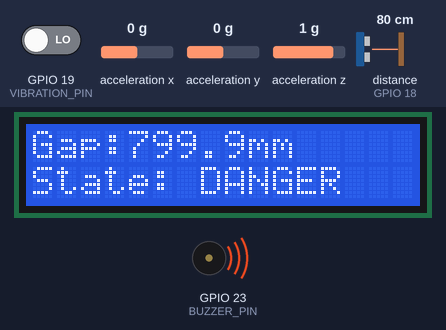
This sketch was run on a simulated ESP32. On the bench: 16×2 character LCD, buzzer (waves = sounding, pin HIGH). Wiring (inferred from the names in the program): ultrasonic range finder: trigger GPIO 5; echo GPIO 18. Inputs (shaded band) come from the test bench; at power-on: GPIO 19 (VIBRATION_PIN) LOW, distance to the obstacle (sensor on GPIO 18) 80 cm, acceleration x 0 g, acceleration y 0 g, acceleration z 1 g. The echo pulse lasts 58.3 µs per cm; WiFi joins after 1.5 s; servers stay silent unless stated; web services answer with replies made up by the test bench; pins used as bus, display or sensor lines are not drawn; what the sketch prints to the serial monitor is not drawn.

Above: at 4.3 s.
4.4 s: GPIO 19 (VIBRATION_PIN) driven HIGH
At 7.4 s:
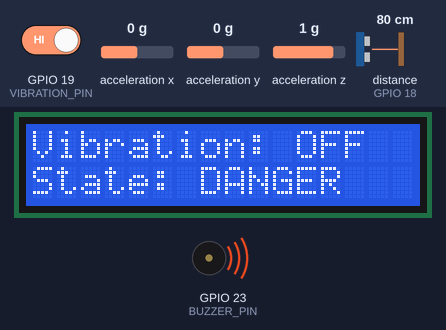
11.7 s: distance to the obstacle (sensor on GPIO 18) set to 45 cm
18.8 s: distance to the obstacle (sensor on GPIO 18) set to 38 cm
At 25.0 s:
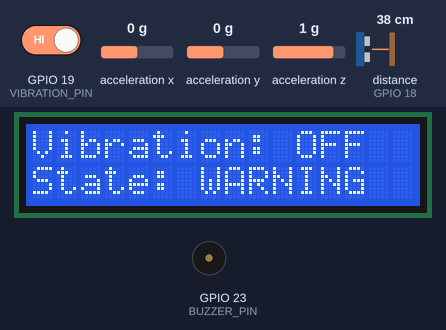
26.0 s: distance to the obstacle (sensor on GPIO 18) set to 2 cm
At 28.9 s:
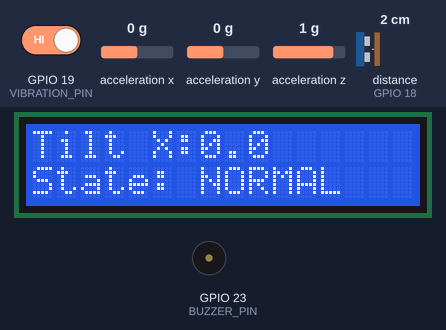
33.1 s: distance to the obstacle (sensor on GPIO 18) set to 35 cm
At 35.6 s:
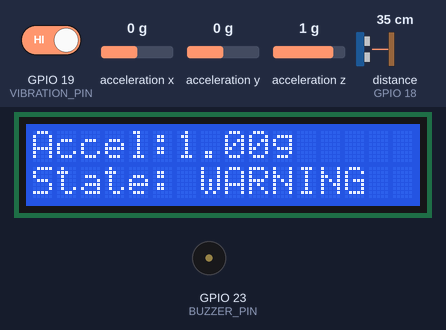
40.2 s: GPIO 19 (VIBRATION_PIN) driven LOW
At 43.5 s:
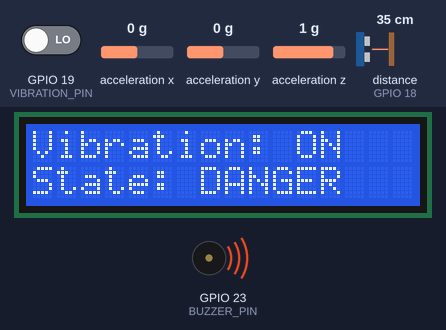
Timing chart, 0 to 45.0 s (numbered marks = the images above; inputs shaded):
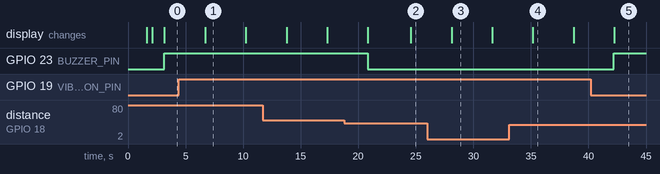

The sketch:

CODE_HEXAMINE__1_.ino
```cpp
#include <WiFi.h>
#include <HTTPClient.h>
#include <Wire.h>
#include <LiquidCrystal_I2C.h>
#include <Adafruit_Sensor.h>
#include <Adafruit_ADXL345_U.h>
#include <math.h>

// ------------ WIFI SETTINGS ------------
const char* WIFI_SSID = "CLOUDLAB";
const char* WIFI_PASSWORD = "kingston123";

// ------------ THINGSPEAK SETTINGS ------------
const char* WRITE_API_KEY = "TRSDWIAEA98KKJ7Y";


// ------------ ESP32 PINS ------------
#define TRIG_PIN       5
#define ECHO_PIN       18
#define VIBRATION_PIN  19
#define BUZZER_PIN     23

#define SDA_PIN        21
#define SCL_PIN        22

// ------------ LCD AND ACCELEROMETER ------------
LiquidCrystal_I2C lcd(0x27, 16, 2);
Adafruit_ADXL345_Unified accel =
    Adafruit_ADXL345_Unified(12345);

// ------------ RISK THRESHOLDS ------------
const float WARNING_GAP_MM = 300.0;
const float DANGER_GAP_MM  = 400.0;

const float WARNING_TILT_DEG = 5.0;
const float DANGER_TILT_DEG  = 10.0;

// Change to HIGH if your vibration module
// outputs HIGH when vibration is detected.
const int VIBRATION_ACTIVE = LOW;

// ------------ SENSOR VALUES ------------
float crackGapMM = -1;
float tiltX = 0;
float tiltY = 0;
float accelerationG = 0;

int vibration = 0;
int riskLevel = 0;

unsigned long lastUpload = 0;
const unsigned long UPLOAD_INTERVAL = 20000;

unsigned long lastLCDChange = 0;
const unsigned long LCD_INTERVAL = 2000;

int lcdPage = 0;
const int TOTAL_LCD_PAGES = 5;

// ------------ READ ULTRASONIC SENSOR ------------
float readCrackGapMM() {
  digitalWrite(TRIG_PIN, LOW);
  delayMicroseconds(3);

  digitalWrite(TRIG_PIN, HIGH);
  delayMicroseconds(10);
  digitalWrite(TRIG_PIN, LOW);

  unsigned long duration =
      pulseIn(ECHO_PIN, HIGH, 30000);

  if (duration == 0) {
    return -1;
  }

  float distanceCM = duration * 0.0343 / 2.0;

  return distanceCM * 10.0;
}

// ------------ READ ADXL345 ------------
void readTilt() {
  sensors_event_t event;
  accel.getEvent(&event);

  float ax = event.acceleration.x;
  float ay = event.acceleration.y;
  float az = event.acceleration.z;

  accelerationG =
      sqrt(ax * ax + ay * ay + az * az) / 9.80665;

  tiltX = atan2(ax, sqrt(ay * ay + az * az))
          * 180.0 / PI;

  tiltY = atan2(ay, sqrt(ax * ax + az * az))
          * 180.0 / PI;
}

// ------------ CALCULATE RISK ------------
void calculateRisk() {
  float maximumTilt = max(abs(tiltX), abs(tiltY));

  bool danger =
      (crackGapMM >= DANGER_GAP_MM) ||
      (maximumTilt >= DANGER_TILT_DEG) ||
      (vibration == 1);

  bool warning =
      (crackGapMM >= WARNING_GAP_MM) ||
      (maximumTilt >= WARNING_TILT_DEG);

  if (danger) {
    riskLevel = 2;
  } else if (warning) {
    riskLevel = 1;
  } else {
    riskLevel = 0;
  }

  digitalWrite(BUZZER_PIN,
               riskLevel == 2 ? HIGH : LOW);
}

// ------------ DISPLAY ON 16x2 LCD ------------
void showLCD() {
  // Cycle through sensor readings every 2 seconds
  if (millis() - lastLCDChange >= LCD_INTERVAL) {
    lastLCDChange = millis();
    lcdPage = (lcdPage + 1) % TOTAL_LCD_PAGES;
  }

  String line1;

  switch (lcdPage) {
    case 0:
      if (crackGapMM < 0) {
        line1 = "Gap: Sensor Error";
      } else {
        line1 = "Gap:" + String(crackGapMM, 1) + "mm";
      }
      break;

    case 1:
      line1 = vibration
              ? "Vibration: ON"
              : "Vibration: OFF";
      break;

    case 2:
      line1 = "Tilt X:" + String(tiltX, 1);
      break;

    case 3:
      line1 = "Tilt Y:" + String(tiltY, 1);
      break;

    case 4:
      line1 = "Accel:" +
              String(accelerationG, 2) + "g";
      break;
  }

  // Print Line 1 and clear any remaining characters
  lcd.setCursor(0, 0);

  for (int i = 0; i < 16; i++) {
    if (i < line1.length()) {
      lcd.print(line1[i]);
    } else {
      lcd.print(' ');
    }
  }

  // Line 2: always display current status
  String line2;

  if (riskLevel == 2) {
    line2 = "State: DANGER";
  } else if (riskLevel == 1) {
    line2 = "State: WARNING";
  } else {
    line2 = "State: NORMAL";
  }

  lcd.setCursor(0, 1);

  for (int i = 0; i < 16; i++) {
    if (i < line2.length()) {
      lcd.print(line2[i]);
    } else {
      lcd.print(' ');
    }
  }
}

// ------------ UPLOAD TO THINGSPEAK ------------
void uploadToThingSpeak() {
  if (WiFi.status() != WL_CONNECTED) {
    Serial.println("WiFi disconnected");
    return;
  }

  HTTPClient http;

  String url =
      "http://api.thingspeak.com/update?api_key=" +
      String(WRITE_API_KEY) +
      "&field1=" + String(crackGapMM, 2) +
      "&field2=" + String(vibration) +
      "&field3=" + String(tiltX, 2) +
      "&field4=" + String(tiltY, 2) +
      "&field5=" + String(accelerationG, 3) +
      "&field6=" + String(riskLevel);

  http.begin(url);

  int responseCode = http.GET();

  if (responseCode > 0) {
    String response = http.getString();

    if (response.toInt() > 0) {
      Serial.println("ThingSpeak upload successful");
      Serial.println("Entry ID: " + response);
    } else {
      Serial.println("ThingSpeak update rejected");
    }
  } else {
    Serial.print("Upload error: ");
    Serial.println(responseCode);
  }

  http.end();
}

// ------------ SETUP ------------
void setup() {
  Serial.begin(115200);

  pinMode(TRIG_PIN, OUTPUT);
  pinMode(ECHO_PIN, INPUT);
  pinMode(VIBRATION_PIN, INPUT);
  pinMode(BUZZER_PIN, OUTPUT);

  digitalWrite(TRIG_PIN, LOW);
  digitalWrite(BUZZER_PIN, LOW);

  Wire.begin(SDA_PIN, SCL_PIN);

  lcd.init();
  lcd.backlight();

  lcd.setCursor(0, 0);
  lcd.print("HEXAMINE");
  lcd.setCursor(0, 1);
  lcd.print("Initializing...");

  if (!accel.begin()) {
    Serial.println("ADXL345 not detected");

    lcd.clear();
    lcd.print("ADXL345 ERROR");

    while (true) {
      delay(1000);
    }
  }

  accel.setRange(ADXL345_RANGE_4_G);

  WiFi.begin(WIFI_SSID, WIFI_PASSWORD);

  lcd.clear();
  lcd.setCursor(0, 0);
  lcd.print("Connecting WiFi");

  unsigned long startTime = millis();

  while (WiFi.status() != WL_CONNECTED &&
         millis() - startTime < 20000) {
    delay(500);
    Serial.print(".");
  }

  lcd.clear();

  if (WiFi.status() == WL_CONNECTED) {
    Serial.println("\nWiFi connected");
    Serial.println(WiFi.localIP());

  delay(500);
    lcd.setCursor(0, 0);
    lcd.print("WiFi Connected");
  } else {
    Serial.println("\nWiFi connection failed");

    lcd.setCursor(0, 0);
    lcd.print("WiFi Offline");
  }

  delay(1000);

  // Allow the first ThingSpeak upload after 20 seconds
  lastUpload = millis();
  lastLCDChange = millis();
}

// ------------ MAIN LOOP ------------
void loop() {
  // Read sensors
  crackGapMM = readCrackGapMM();

  vibration =
      (digitalRead(VIBRATION_PIN) == VIBRATION_ACTIVE)
      ? 1 : 0;

  readTilt();

  // Determine current risk state
  calculateRisk();

  // Update LCD
  showLCD();

  // Serial Monitor output
  Serial.println("--------------------");

  Serial.print("Crack gap (mm): ");
  Serial.println(crackGapMM);

  delay(500);

  Serial.print("Vibration: ");
  Serial.println(vibration);

  delay(500);
  Serial.print("Tilt X: ");
  Serial.println(tiltX);

  delay(500);
  Serial.print("Tilt Y: ");
  Serial.println(tiltY);

  delay(500);
  Serial.print("Acceleration (g): ");
  Serial.println(accelerationG);

  delay(500);
  Serial.print("Risk level: ");
  Serial.println(riskLevel);

  delay(500);
  // Upload to ThingSpeak every 20 seconds
  if (millis() - lastUpload >= UPLOAD_INTERVAL) {
    lastUpload = millis();
    uploadToThingSpeak();
  }

  delay(500);
}
```

Measured:
- the behaviour switches between 41 and 40 cm on distance to the obstacle (sensor on GPIO 18) (found by bisection; images 1 and 2)
- after the input at 4.4 s, the display: changes after 2.3 s (image 1)
- after the input at 18.8 s, GPIO 23 (BUZZER_PIN): HIGH → LOW after 2.0 s; the display: first changes after 2.0 s (image 2 shows a later state)
- after the input at 26.0 s, the display: changes after 2.1 s (image 3)
- after the input at 33.1 s, the display: changes after 2.1 s (image 4)
- after the input at 40.2 s, GPIO 23 (BUZZER_PIN): LOW → HIGH after 2.0 s; the display: changes after 2.1 s (image 5)
- what the display in image 1 shows lasts 3.5 s, from 6.7 s to 10.2 s
